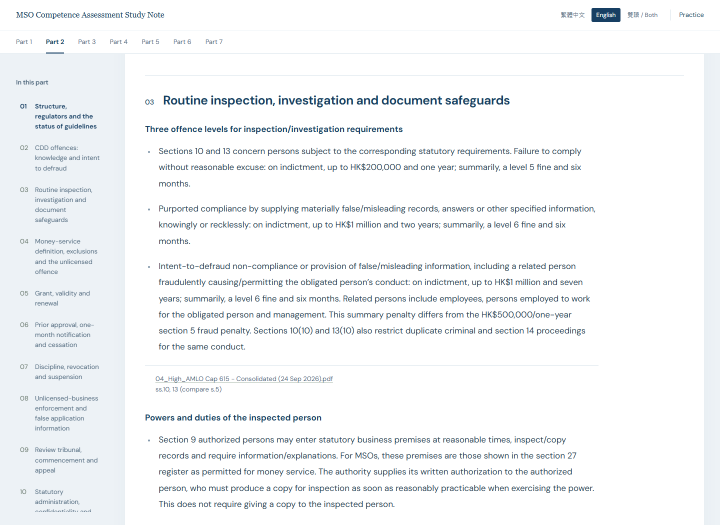
#> input picture revision/study-notes/omissions-review-2026-10-19/previews/part-2-en-desktop.png, 1440 x 1050 px, given in place of part-1-tc-desktop.png, which was not available (shown at 1/2 size)
$ python make_previews.py
#> lines starting #> are read from the running program, lines starting #| are printed output that depends on the picture; pictures that were not available may be replaced by others from this repository, and a replacement may not be noted
"""Contact sheets of final browser screenshots for visual QA."""
from pathlib import Path
from PIL import Image,ImageDraw
p=Path(__file__).resolve().parent/'previews'
for n in range(1,8):
    canvas=Image.new('RGB',(1500,1740),'#eaf0f4')
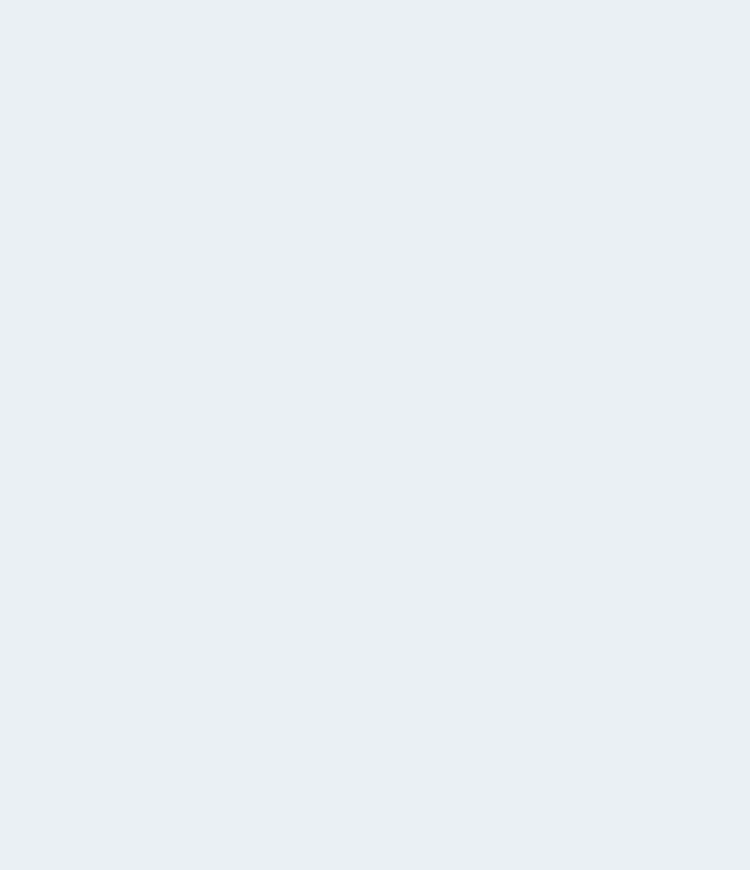
#> canvas: PIL image 1500x1740 RGB (shown at 1/2 size); mean R, G, B 234, 240, 244
    draw=ImageDraw.Draw(canvas)
    for col,lang in enumerate(('tc','en','both')):
        for row,device in enumerate(('desktop','mobile')):
            im=Image.open(p/f'part-{n}-{lang}-{device}.png')
#> im is the input picture: PIL image 1440x1050 RGB; mean R, G, B 243.7, 245.6, 247.1
            im.thumbnail((480,800))
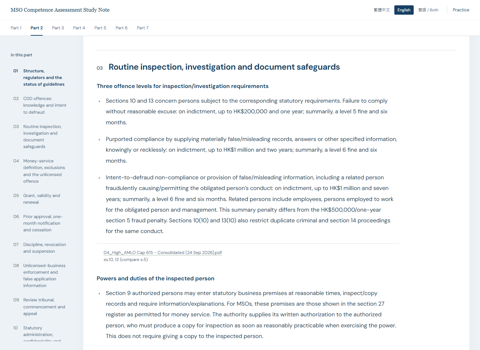
#> im: PIL image 480x350 RGB; mean R, G, B 243.4, 245.4, 246.9
            x=col*500+(500-im.width)//2;y=row*870+42
#> after `x = col * 500 + (500 - im.width) // 2`: x = 10
            draw.text((col*500+15,row*870+15),f'Part {n} | {lang.upper()} | {device}',fill='#173c59')
            canvas.paste(im,(x,y))
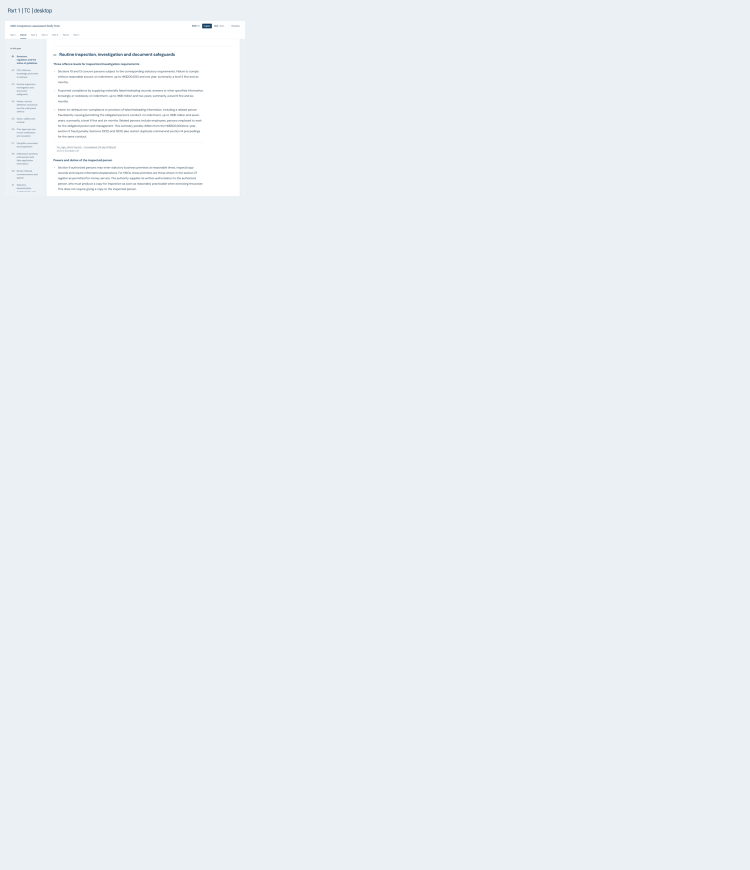
#> canvas: PIL image 1500x1740 RGB (shown at 1/2 size); mean R, G, B 234.6, 240.3, 244.2
#> (the run stopped early here; a loop or call above may not have finished)

$ run again, on revision/study-notes/omissions-review-2026-10-19/previews/part-3-tc-desktop.png
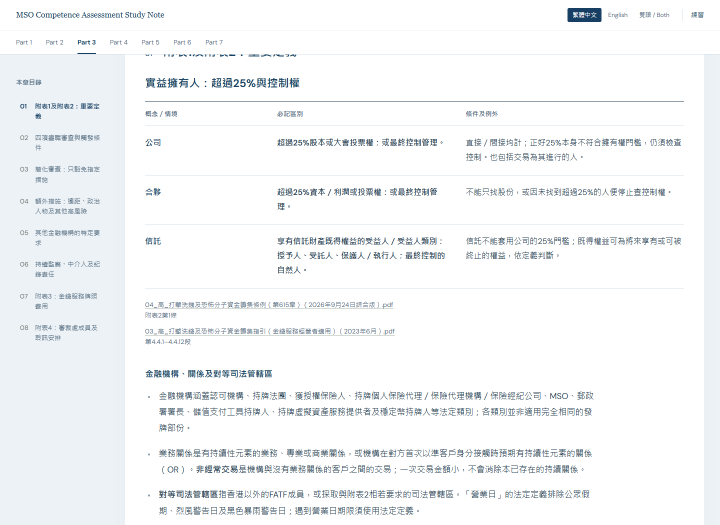
#> input picture revision/study-notes/omissions-review-2026-10-19/previews/part-3-tc-desktop.png, 1440 x 1050 px, given in place of part-1-tc-desktop.png, which was not available (shown at 1/2 size)
#> im is the input picture: PIL image 1440x1050 RGB; mean R, G, B 244.5, 246.3, 247.7
#> `im.thumbnail((480,800))`:
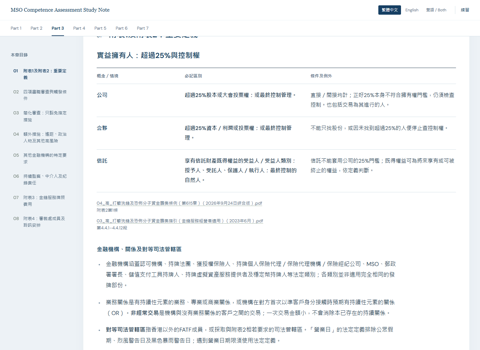
#> im: PIL image 480x350 RGB; mean R, G, B 244.3, 246.1, 247.5
#> `canvas.paste(im,(x,y))`:
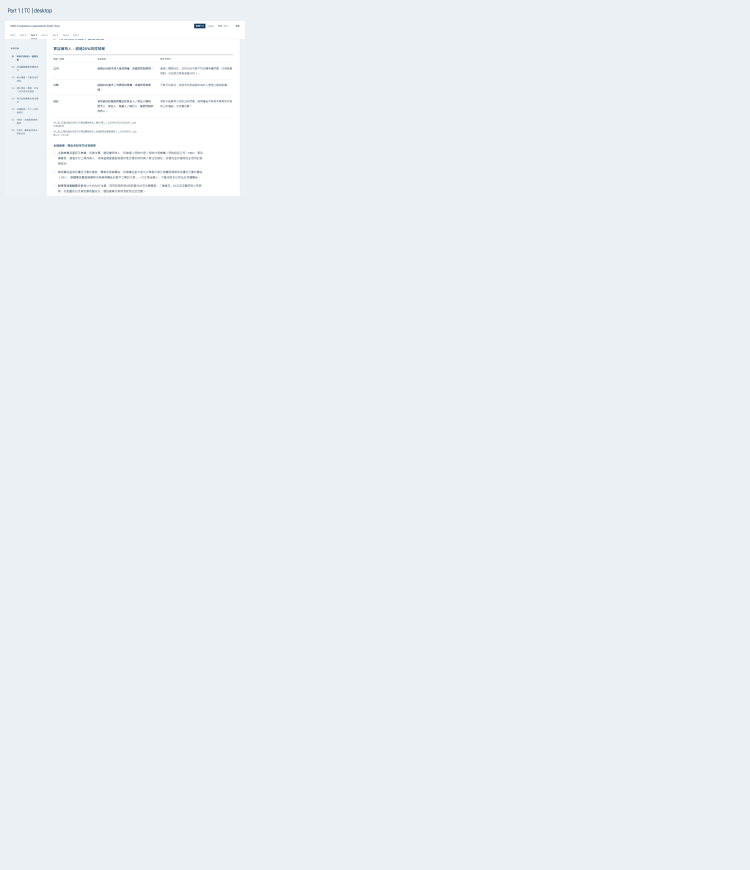
#> canvas: PIL image 1500x1740 RGB (shown at 1/2 size); mean R, G, B 234.6, 240.4, 244.2

$ run again, on revision/study-notes/omissions-review-2026-10-19/previews/part-4-all-modes.png
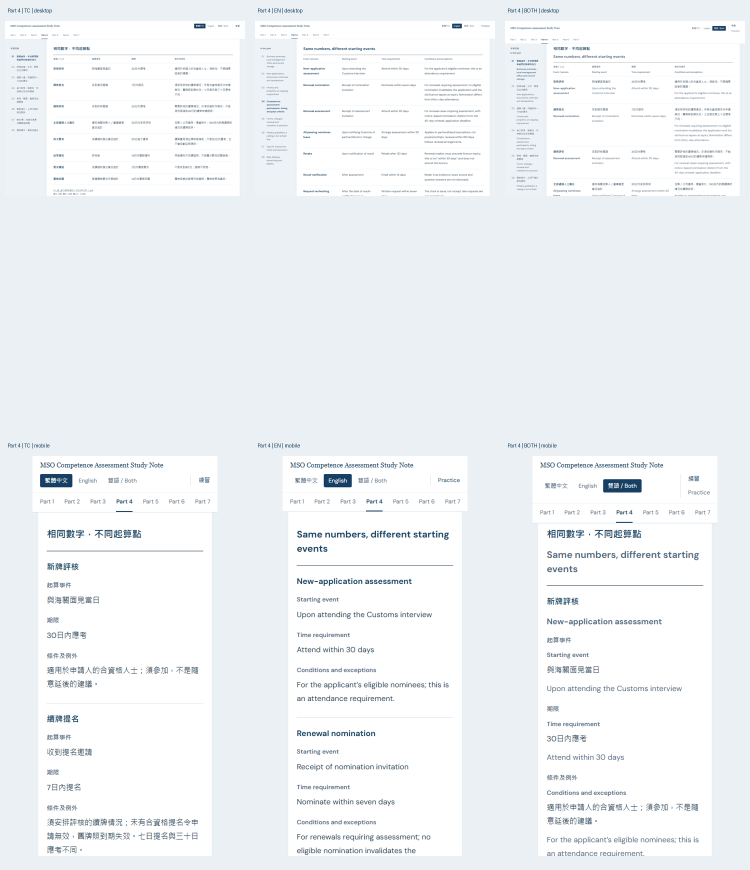
#> input picture revision/study-notes/omissions-review-2026-10-19/previews/part-4-all-modes.png, 1500 x 1740 px, given in place of part-1-tc-desktop.png, which was not available (shown at 1/2 size)
#> im is the input picture: PIL image 1500x1740 RGB; mean R, G, B 239.6, 243.3, 245.9
#> `im.thumbnail((480,800))`:
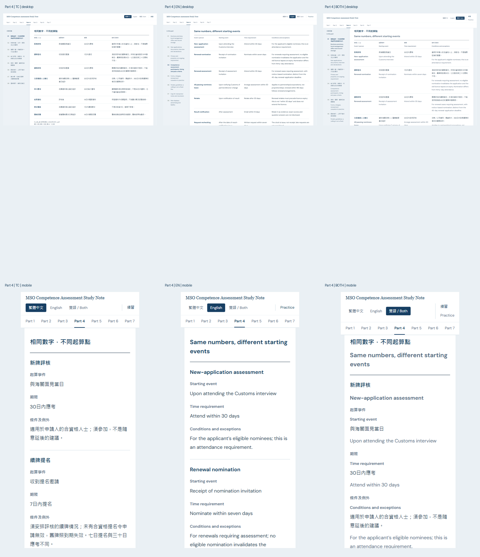
#> im: PIL image 480x557 RGB; mean R, G, B 239.4, 243.2, 245.8

$ run again, on revision/study-notes/omissions-review-2026-10-19/previews/part-5-en-desktop.png
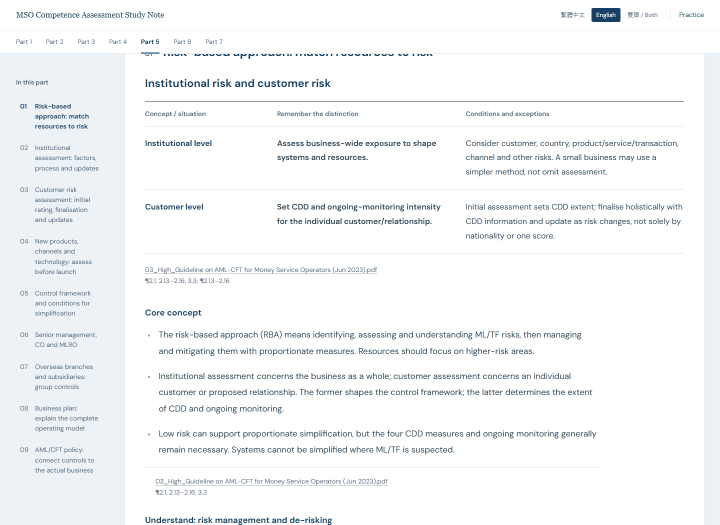
#> input picture revision/study-notes/omissions-review-2026-10-19/previews/part-5-en-desktop.png, 1440 x 1050 px, given in place of part-1-tc-desktop.png, which was not available (shown at 1/2 size)
#> im is the input picture: PIL image 1440x1050 RGB; mean R, G, B 244.9, 246.7, 248
#> `im.thumbnail((480,800))`:
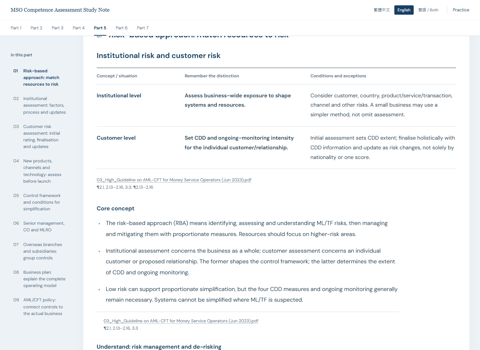
#> im: PIL image 480x350 RGB; mean R, G, B 244.7, 246.5, 247.9
#> `canvas.paste(im,(x,y))`:
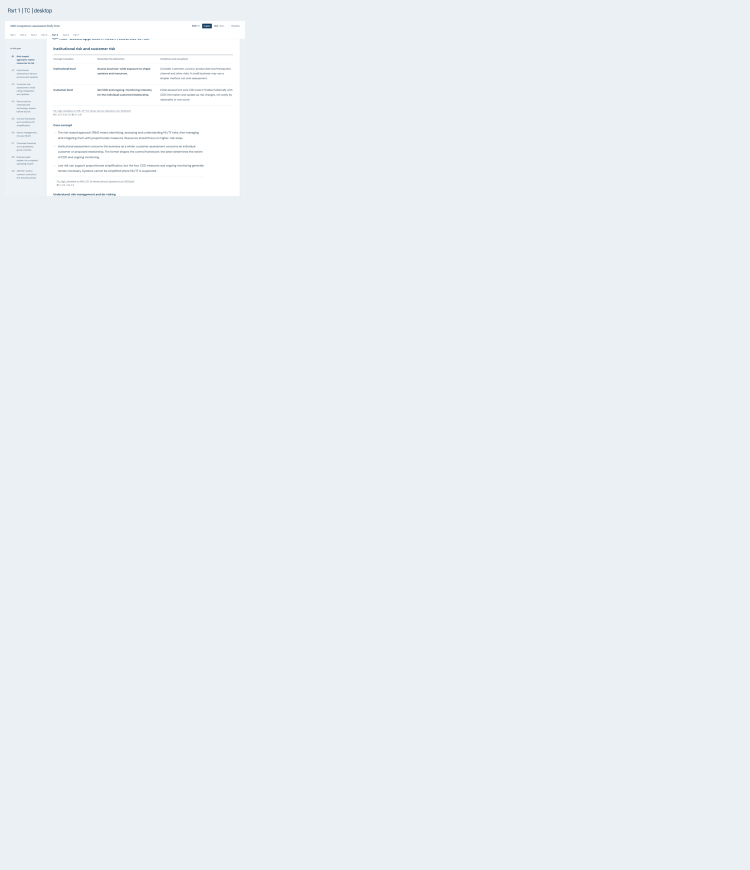
#> canvas: PIL image 1500x1740 RGB (shown at 1/2 size); mean R, G, B 234.7, 240.4, 244.2
